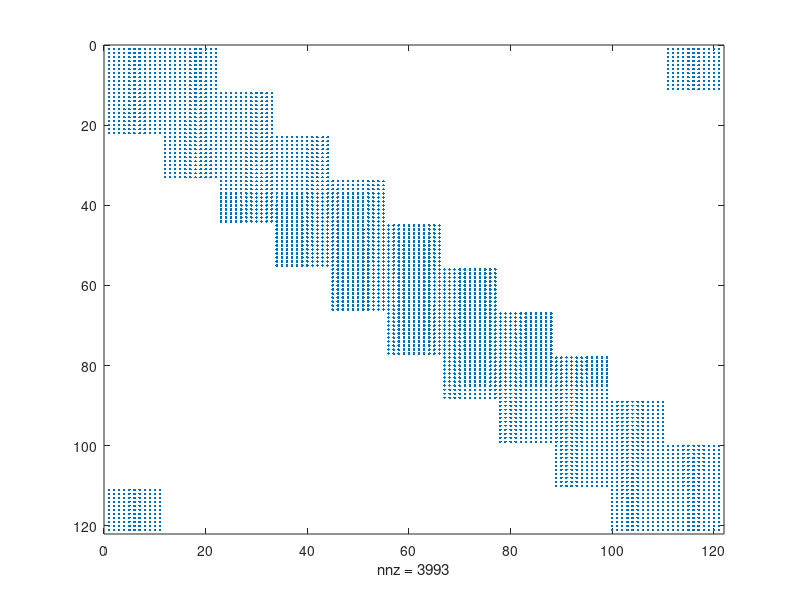

Write MATLAB code to recreate this figure. (Note: this script raises an error after producing the figure.)
% kPDTSP (k-vehicle, k-depot)
clear all;close all;clc

k = 1;
n = 5;             % number of custumers(n) this needs to be divisible by the number k
q = 5;              % capacity    
rng('shuffle');     % random seed: shuffle
alph = 0.6;
beta = 1.1;
% generate random vehicle, customer pickup and delivery locations from [0,1]x[0,1]
% vehicle node: 1
% pick-up nodes: 2,...,n+1
% delivery nodes: n+2,...,2n+1
vert = rand(2*n+k,2);
% load('matlab.mat');
v = size(vert,1);        % number of vertices |V| = 2n + 1

% cost matrix (c)
c = zeros(v,v);
for i = 1:size(c,1)
    for j = 1:size(c,2)
        c(i,j) = norm(vert(i,:)-vert(j,:));
    end
end
% c = c + eye(v); % add identity to prevent zeros from appearing in the diagonal

% make c PSD...
for i = 1:size(c,1)
    sum_c(i) = 0;
    for j = 1:size(c,2)
        sum_c(i) = sum_c(i) + abs(c(i,j));
    end
    c(i,i) = c(i,i) + beta * sum_c(i);
    cM(i) = c(i,i);
end
all(eig(c)>=0)  % check if c is PSD
% adjacency matrix for a default tour: 1->2->3->..->2n->2n+1
A0 = eye(2*n+k);
A0 = [A0(k+1:2*n+k,:);A0(1:k,:)] + alph*eye(v); % added identity to prevent zeros from appearing in the diagonal

% d(i) = +1 (pickup), -1 (deliver)
d = [zeros(k,1);ones(n,1);-ones(n,1)];

Q = zeros(v^2,v^2);
for i = 1:v
    Q((i-1) * v + 1:(i-1) * v + v,(i-1) * v + 1:(i-1) * v + v) = c;
end
for i = 1:v-((k-1)+1)
    Q(i*v+v*(k-1)+1:i*v+v*(k-1)+v,(i-1)*v+1:(i-1)*v+v) = c/2;
    Q((i-1)*v+1:(i-1)*v+v,i*v+v*(k-1)+1:i*v+v*(k-1)+v) = c/2;
end

for i = 1:k
    Q((v-(k-i+1))*v +1:(v-(k-i+1))*v +v,(i-1)*v+1:(i-1)*v+v) = c/2;
    Q((i-1)*v+1:(i-1)*v+v,(v-(k-i+1))*v +1:(v-(k-i+1))*v +v) = c/2;
end

all(eig(Q)>0)
figure,
spy(Q)
% TASK I: VECTORIZE CONSTRAINTS....

%% interger programming....


x = binvar(v^2,1);
X = reshape(x,v,v)';
xx = reshape(X,v^2,1);
y = intvar(v,1);
% F = [Acap*xx <=bcap, Apre * xx <= bpre, X * ones(v,1)==ones(v,1),X'*ones(v,1) == ones(v,1),X(v,1) == 1];
F = [];
Lt = tril(ones(v,v));
for i = 1:k
    L{i} = zeros(v,v);
    for j = 1:floor((v-i)/k)+1
        i;
        L{i}((j-1)*k+i,:) = Lt(j,:);
    end
end
for i = 1:length(L)
    F = [F,L{i}*X*d <= k*q];
end
F = [F, X * ones(v,1)==ones(v,1),X'*ones(v,1) == ones(v,1)];
for i = 1:k
    F = [F,X(v-i+1,k-i+1) == 1];
end
N = 1:1:v;
for i = 1:n
    eini = zeros(1,v);
    eini(i+k) = 1;
    eini(i+n+k) = -1;
    F = [F,N*X*eini' <= 0];
%     F = [F,N*X*eini' == y(i)*k];
end

obj =x'*Q*x;
ops = sdpsettings('verbose',1);
optimize(F,obj,ops)

% generate the optimal tour from x
solution = reshape(value(xx),[size(c,1),size(c,2)]);
tour = round(solution*[1:v]');
tour = [1:k, tour']


% draw graph, and optimal tour
figure,
plot(vert(:,1),vert(:,2),'ok','MarkerSize',10,'LineWidth',2); hold on;


for i = 1:k
    for j = 1:(v-k)/k + 1
        dif = vert(tour(k*(j)+i),:)-vert(tour(k*(j-1)+i),:);
        quiver(vert(tour(k*(j-1)+i),1),vert(tour(k*(j-1)+i),2),0.1*dif(1)/norm(dif),0.1 *dif(2)/norm(dif),0, 'MaxHeadSize', 1/norm(dif),'LineWidth',2);hold on;
        line([vert(tour(k*(j-1)+i),1) vert(tour(k*(j)+i),1)],[vert(tour(k*(j-1)+i),2) vert(tour(k*(j)+i),2)],'Color','black');hold on;   
    end
end

for i = 1:size(vert,1)
    if (mod(i-k,n)) == 0 && i > k
        prtVal = n;
    elseif i <= k
        prtVal = i;
    else
        prtVal = mod(i-k,n);
    end
    if i <=k
        str = 'th Car';
        col = 'black';
    elseif i <= n+k
        str = 'P';
        col = 'red';
    else
        str = 'D';
        col = 'blue';
    end
    text(vert(i,1)+0.02,vert(i,2)+0.02, sprintf('%.0f %s',prtVal,str),'Color',sprintf('%s',col),'FontSize',16);
end

axis('equal');
axis([0 1 0 1]);
set(gca,'FontSize',16);
% 
% % plot constraint#1
% figure,
% plot(1:v,Acap*value(xx),'bo-','MarkerSize',10,'LineWidth',2);
% hold on;
% line([0 v],[q,q],'Color','r','LineWidth',2);
% set(gca,'FontSize',16);
% xlabel('sequence');
% ylabel('# of customers in the vehicle')
% 
% % plot constraint#2
% figure,
% out = Apre*value(xx);
% 
% plot(1:n,out,'s-b','MarkerSize',10,'LineWidth',2);
% line([0 n],[0,0],'Color','r','LineWidth',2);
% set(gca,'FontSize',16);
% xlabel('custumer ID');
% ylabel('precedence')


